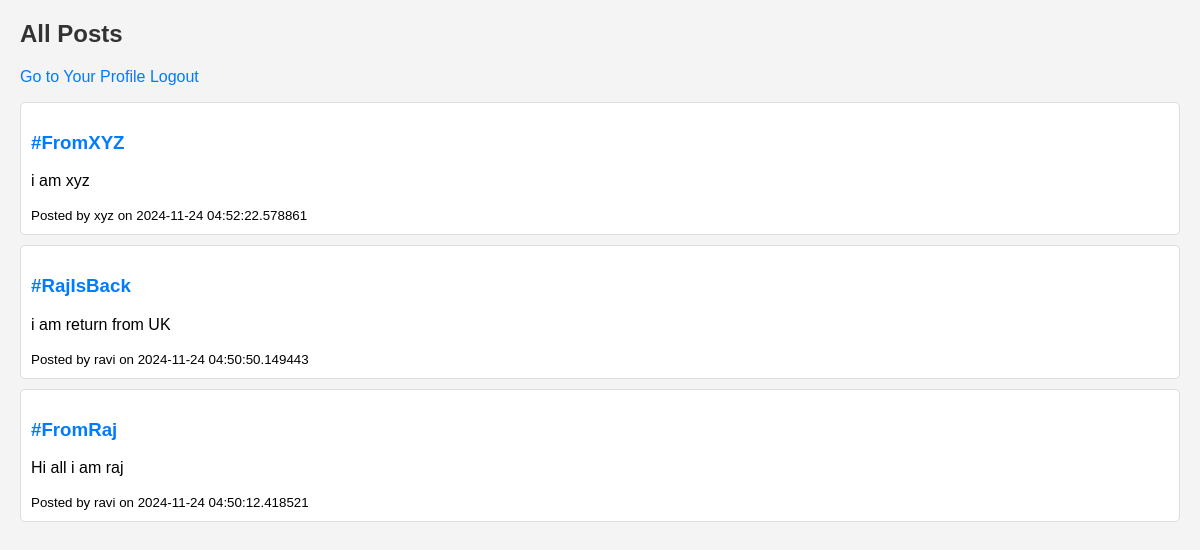
Screenshot of / (signed in) with the database file from the repository.
### app.py (models this page shows)
class Post(db.Model):
    id = db.Column(db.Integer, primary_key=True)
    title = db.Column(db.String(150), nullable=False)
    content = db.Column(db.Text, nullable=False)
    timestamp = db.Column(db.DateTime, default=datetime.utcnow)
    user_id = db.Column(db.Integer, db.ForeignKey('user.id'), nullable=False)
    comments = db.relationship('Comment', backref='post', lazy=True)

class User(db.Model):
    id = db.Column(db.Integer, primary_key=True)
    username = db.Column(db.String(150), unique=True, nullable=False)
    email = db.Column(db.String(150), unique=True, nullable=False)
    password = db.Column(db.String(150), nullable=False)
    posts = db.relationship('Post', backref='author', lazy=True)

### app.py (the view)
@app.route('/')
def home():
    if 'user_id' in session:
        posts = Post.query.order_by(Post.timestamp.desc()).all()
        return render_template('home.html', posts=posts)
    return redirect(url_for('login'))

### templates/home.html
{% extends "base.html" %}
{% block content %}
<h2>All Posts</h2>
<a href="{{ url_for('profile') }}">Go to Your Profile</a>
<a href="{{ url_for('logout') }}">Logout</a>
<ul>
    {% for post in posts %}
        <li>
            <h3><a href="{{ url_for('post_details', post_id=post.id) }}">{{ post.title }}</a></h3>
            <p>{{ post.content }}</p>
            <small>Posted by {{ post.author.username }} on {{ post.timestamp }}</small>
        </li>
    {% endfor %}
</ul>
{% endblock %}

### static/css/styles.css (style rules this page uses)
body { font-family: Arial, sans-serif; margin: 20px; padding: 0; background-color: #f4f4f4; }
h2 { color: #333; }
ul { list-style-type: none; padding: 0; }
li { margin: 10px 0; padding: 10px; background: #fff; border: 1px solid #ddd; border-radius: 5px; }
a { color: #007BFF; text-decoration: none; }

### rows the page displays
Post: title "#FromXYZ", content "i am xyz", author.username "xyz", timestamp "2024-11-24 04:52:22.578861"
Post: title "#RajIsBack", content "i am return from UK", author.username "ravi", timestamp "2024-11-24 04:50:50.149443"
Post: title "#FromRaj", content "Hi all i am raj", author.username "ravi", timestamp "2024-11-24 04:50:12.418521"
